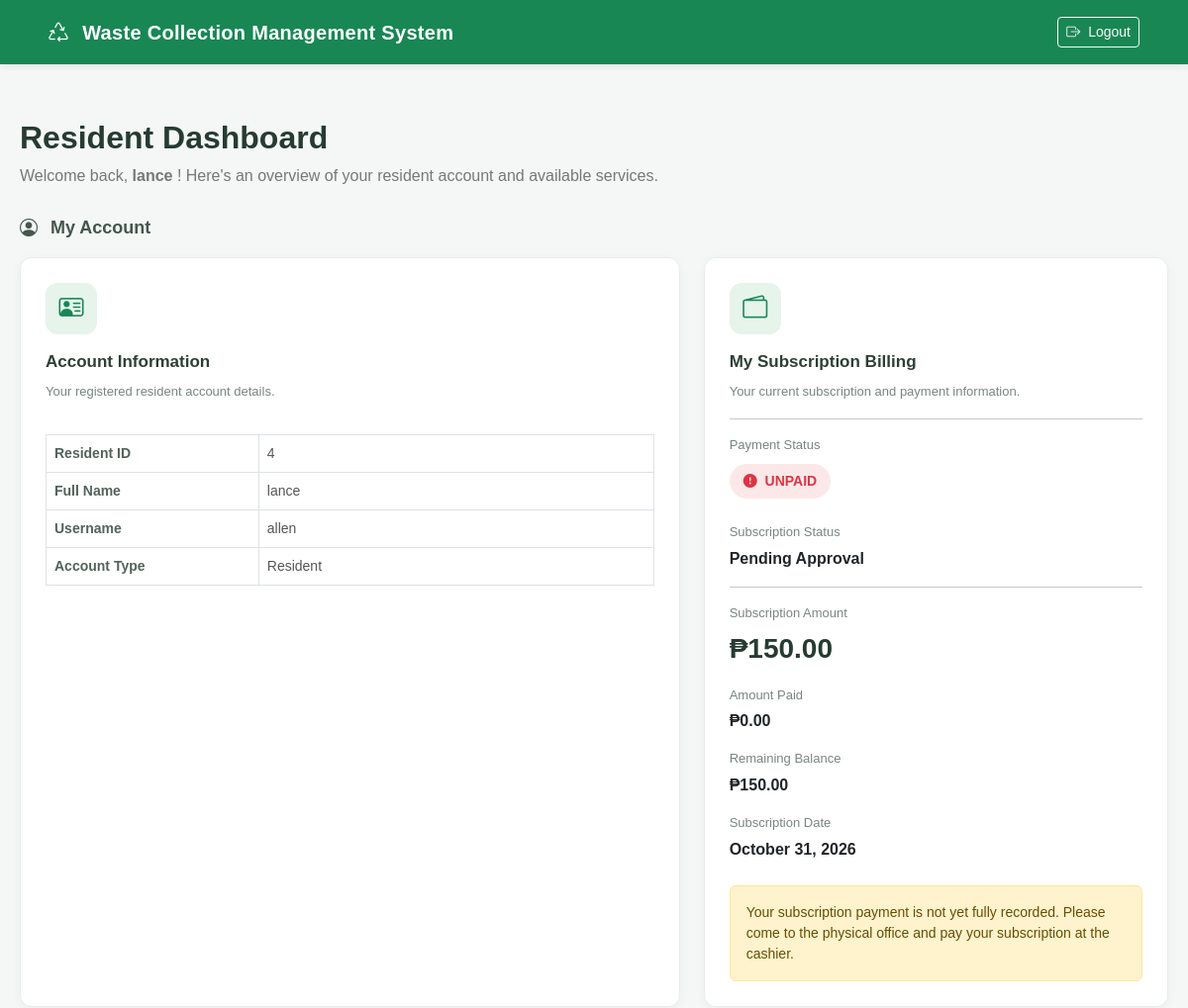
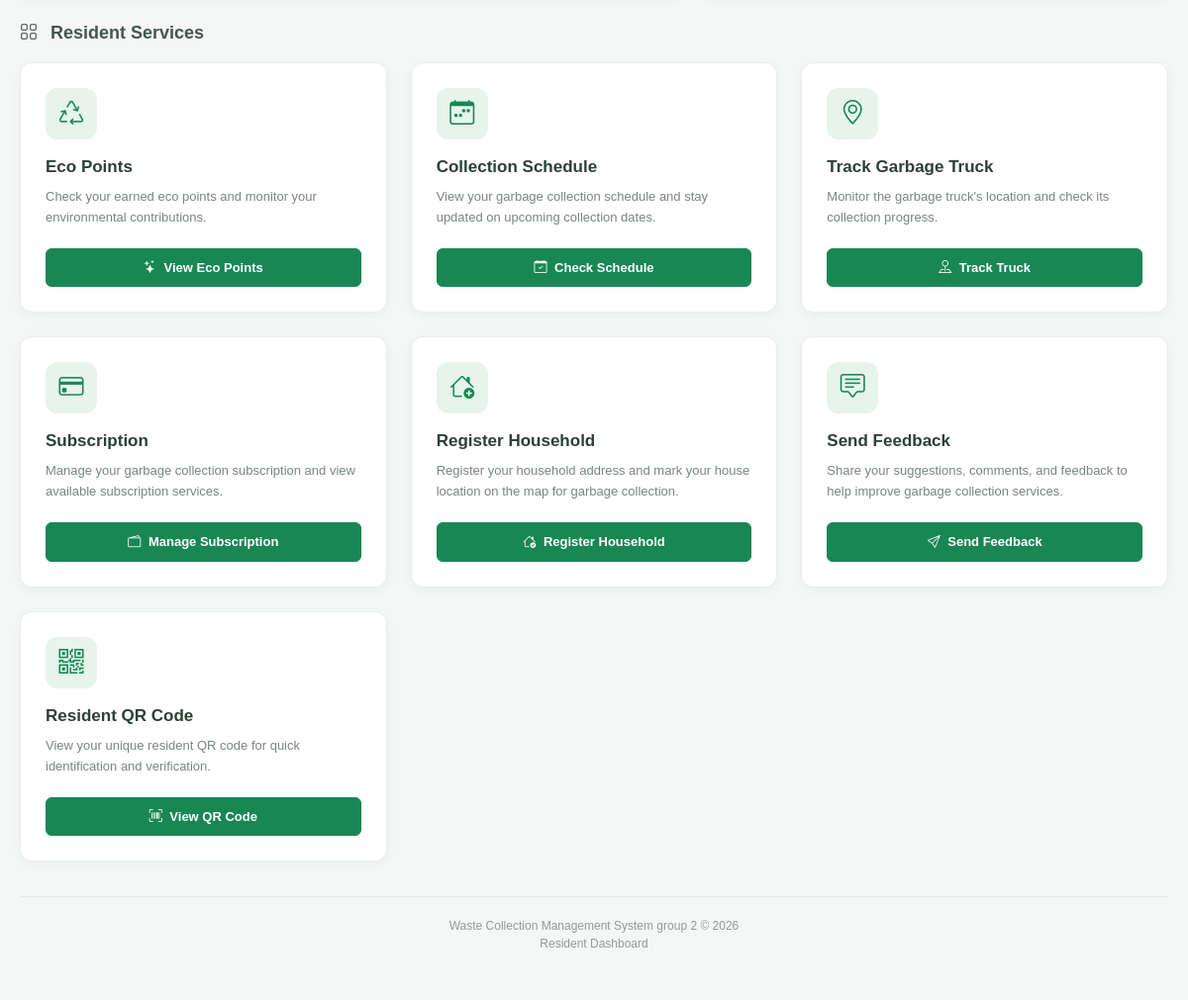
Page /wastesystem/residents/dashboard.php (signed in) on the committed database (2 pictures, top to bottom).
### tables this page shows
CREATE TABLE `users` (
  `id` int(11) NOT NULL,
  `fullname` varchar(255) NOT NULL,
  `users` varchar(255) NOT NULL,
  `password` varchar(255) NOT NULL,
  `role` varchar(11) NOT NULL
);

CREATE TABLE `subscriptions` (
  `id` int(11) NOT NULL,
  `user_id` int(11) NOT NULL,
  `service_fee` decimal(10,2) NOT NULL DEFAULT 150.00,
  `months` int(11) NOT NULL DEFAULT 1,
  `original_amount` decimal(10,2) NOT NULL DEFAULT 150.00,
  `points_redeemed` int(11) NOT NULL DEFAULT 0,
  `discount_amount` decimal(10,2) NOT NULL DEFAULT 0.00,
  `total_amount` decimal(10,2) NOT NULL DEFAULT 150.00,
  `amount_paid` decimal(10,2) NOT NULL DEFAULT 0.00,
  `balance_due` decimal(10,2) NOT NULL DEFAULT 150.00,
  `subscription_status` varchar(50) NOT NULL DEFAULT 'Pending Approval',
  `payment_status` varchar(50) NOT NULL DEFAULT 'Unpaid',
  `created_at` timestamp NOT NULL DEFAULT current_timestamp()
);

### wastesystem/residents/dashboard.php (the view, shortened to what this page needs)
<?php
include "../config/database.php";
$user_id = (int) $_SESSION["user_id"];
$sql = mysqli_prepare(
    $conn,
    "SELECT id, fullname, users, role
     FROM users
     WHERE id = ?
     LIMIT 1"
);
mysqli_stmt_bind_param($sql, "i", $user_id);
mysqli_stmt_execute($sql);
$result = mysqli_stmt_get_result($sql);
$user = mysqli_fetch_assoc($result);
$subscription_sql = mysqli_prepare(
    $conn,
    "SELECT
        total_amount,
        amount_paid,
        balance_due,
        payment_status,
        subscription_status,
        created_at
     FROM subscriptions
     WHERE user_id = ?
     LIMIT 1"
);
mysqli_stmt_bind_param($subscription_sql, "i", $user_id);
mysqli_stmt_execute($subscription_sql);
$subscription_result = mysqli_stmt_get_result($subscription_sql);
$subscription = mysqli_fetch_assoc($subscription_result);
if (!$subscription) {
    $payment_status = "No Subscription";
    $payment_amount = 0;
    $amount_paid = 0;
    $balance_due = 0;
    $subscription_status = "Not Subscribed";
    $subscription_date = null;
} else {
    $payment_status = $subscription["payment_status"];
    $payment_amount = $subscription["total_amount"];
    $amount_paid = $subscription["amount_paid"];
    $balance_due = $subscription["balance_due"];
    $subscription_status = $subscription["subscription_status"];
    $subscription_date = $subscription["created_at"];
}
$is_paid = strtolower($payment_status) == "paid";
?>
<!DOCTYPE html>
<html lang="en">
<head>
    <link href="../assets/vendor/bootstrap/css/bootstrap.min.css" rel="stylesheet">
    <link rel="stylesheet"
        href="https://cdn.jsdelivr.net/npm/bootstrap-icons@1.11.3/font/bootstrap-icons.min.css">
    <link href="../assets/css/style.css" rel="stylesheet">
</head>
<body>
<nav class="navbar navbar-dark">
    <div class="container-fluid px-4">
        <span class="navbar-brand mb-0">
            <i class="bi bi-recycle me-2"></i>
            Waste Collection Management System
        </span>
        <a href="../logout.php" class="btn btn-outline-light btn-sm">
            <i class="bi bi-box-arrow-right me-1"></i>
            Logout
        </a>
    </div>
</nav>
    <div class="dashboard-container">
        <div class="dashboard-header">
            <h2>Resident Dashboard</h2>
            <p>
                Welcome back,
                <strong>
                    <?php echo htmlspecialchars($user["fullname"]); ?>
                </strong>!
                Here's an overview of your resident account and available services.
            </p>
        </div>
        <h6 class="section-title mt-4">
            <i class="bi bi-person-circle me-2"></i>
            My Account
        </h6>
        <div class="row g-4 mb-4">
            <div class="col-lg-7">
                <div class="card dashboard-card">
                    <div class="card-body">
                        <div class="dashboard-icon">
                            <i class="bi bi-person-vcard"></i>
                        </div>
                        <h5>Account Information</h5>
                        <p>
                            Your registered resident account details.
                        </p>
                        <div class="table-responsive">
                            <table class="table table-bordered info-table mt-3">
                                <tr>
                                    <th>Resident ID</th>
                                    <td>
                                        <?php echo htmlspecialchars((string) $user["id"]); ?>
                                    </td>
                                </tr>
                                <tr>
                                    <th>Full Name</th>
                                    <td>
                                        <?php echo htmlspecialchars($user["fullname"]); ?>
                                    </td>
                                </tr>
                                <tr>
                                    <th>Username</th>
                                    <td>
                                        <?php echo htmlspecialchars($user["users"]); ?>
                                    </td>
                                </tr>
                                <tr>
                                    <th>Account Type</th>
                                    <td>Resident</td>
                                </tr>
                            </table>
                        </div>
                    </div>
                </div>
            </div>
            <div class="col-lg-5">
                <div class="card dashboard-card">
                    <div class="card-body">
                        <div class="dashboard-icon">
                            <i class="bi bi-wallet2"></i>
                        </div>
                        <h5>My Subscription Billing</h5>
                        <p>Your current subscription and payment information.</p>
                        <hr>
                        <p class="mb-2">Payment Status</p>
                        <?php if (!$subscription) { ?>
                            <span class="payment-status status-unpaid">
                                NO SUBSCRIPTION
                            </span>
                        <?php } else { ?>
                            <span class="payment-status status-unpaid">
                                <i class="bi bi-exclamation-circle-fill me-1"></i>
                                <?= htmlspecialchars(strtoupper($payment_status)); ?>
                            </span>
                        <?php } ?>
                        <p class="mt-4 mb-1">Subscription Status</p>
                        <strong>
                            <?= htmlspecialchars($subscription_status); ?>
                        </strong>
                        <hr>
                        <p class="mb-1">Subscription Amount</p>
                        <div class="payment-amount">
                            ₱<?= number_format((float)$payment_amount, 2); ?>
                        </div>
                        <p class="mt-3 mb-1">Amount Paid</p>
                        <strong>
                            ₱<?= number_format((float)$amount_paid, 2); ?>
                        </strong>
                        <p class="mt-3 mb-1">Remaining Balance</p>
                        <strong>
                            ₱<?= number_format((float)$balance_due, 2); ?>
                        </strong>
                        <p class="mt-3 mb-1">Subscription Date</p>
                        <strong>
                            <?php
                            echo $subscription_date
                                ? htmlspecialchars(date("F d, Y", strtotime($subscription_date)))
                                : "No subscription yet";
                            ?>
                        </strong>
                        <?php if (!$subscription) { ?>
                            <div class="alert alert-warning mt-4 mb-0 small">
                                You have not subscribed yet.
                                Please visit the Subscription page to register.
                            </div>
                        <?php } elseif (!$is_paid) { ?>
                            <div class="alert alert-warning mt-4 mb-0 small">
                                Your subscription payment is not yet fully recorded.
                                Please come to the physical office and pay your subscription
                                at the cashier.
                            </div>
                        <?php } ?>
                    </div>
                </div>
            </div>
        </div>
        <h6 class="section-title">
            <i class="bi bi-grid me-2"></i>
            Resident Services
        </h6>
        <div class="row g-4 mb-4">
            <div class="col-md-6 col-lg-4">
                <div class="card dashboard-card service-card">
                    <div class="card-body">
                        <div class="dashboard-icon">
                            <i class="bi bi-recycle"></i>
                        </div>
                        <h5>Eco Points</h5>
                        <p>
                            Check your earned eco points and monitor
                            your environmental contributions.
                        </p>
                        <a href="eco_points.php" class="btn btn-success w-100">
                            <i class="bi bi-stars me-1"></i>
                            View Eco Points
                        </a>
                    </div>
                </div>
            </div>
            <div class="col-md-6 col-lg-4">
                <div class="card dashboard-card service-card">
                    <div class="card-body">
                        <div class="dashboard-icon">
                            <i class="bi bi-calendar-week"></i>
                        </div>
                        <h5>Collection Schedule</h5>
                        <p>
                            View your garbage collection schedule
                            and stay updated on upcoming collection dates.
                        </p>
                        <a href="collection_schedule.php" class="btn btn-success w-100">
                            <i class="bi bi-calendar-check me-1"></i>
                            Check Schedule
                        </a>
                    </div>
                </div>
            </div>
            <div class="col-md-6 col-lg-4">
                <div class="card dashboard-card service-card">
                    <div class="card-body">
                        <div class="dashboard-icon">
                            <i class="bi bi-geo-alt"></i>
                        </div>
                        <h5>Track Garbage Truck</h5>
                        <p>
                            Monitor the garbage truck's location
                            and check its collection progress.
                        </p>
                        <a href="track_truck.php" class="btn btn-success w-100">
                            <i class="bi bi-pin-map me-1"></i>
                            Track Truck
                        </a>
                    </div>
                </div>
            </div>
            <div class="col-md-6 col-lg-4">
                <div class="card dashboard-card service-card">
                    <div class="card-body">
                        <div class="dashboard-icon">
                            <i class="bi bi-credit-card"></i>
                        </div>
                        <h5>Subscription</h5>
                        <p>
                            Manage your garbage collection subscription
                            and view available subscription services.
                        </p>
                        <a href="subscription.php" class="btn btn-success w-100">
                            <i class="bi bi-wallet2 me-1"></i>
                            Manage Subscription
                        </a>
                    </div>
                </div>
            </div>
<div class="col-md-6 col-lg-4">
    <div class="card dashboard-card service-card">
        <div class="card-body">
            <div class="dashboard-icon">
                <i class="bi bi-house-add"></i>
            </div>
            <h5>Register Household</h5>
            <p>
                Register your household address and mark your
                house location on the map for garbage collection.
            </p>
            <a href="register_household.php" class="btn btn-success w-100">
                <i class="bi bi-house-check me-1"></i>
                Register Household
            </a>
        </div>
    </div>
</div>
            <div class="col-md-6 col-lg-4">
                <div class="card dashboard-card service-card">
                    <div class="card-body">
                        <div class="dashboard-icon">
                            <i class="bi bi-chat-square-text"></i>
                        </div>
                        <h5>Send Feedback</h5>
                        <p>
                            Share your suggestions, comments, and
                            feedback to help improve garbage collection services.
                        </p>
                        <a href="feedback.php" class="btn btn-success w-100">
                            <i class="bi bi-send me-1"></i>
                            Send Feedback
                        </a>
                    </div>
                </div>
            </div>
            <div class="col-md-6 col-lg-4">
                <div class="card dashboard-card service-card">
                    <div class="card-body">
                        <div class="dashboard-icon">
                            <i class="bi bi-qr-code"></i>
                        </div>
                        <h5>Resident QR Code</h5>
                        <p>
                            View your unique resident QR code for
                            quick identification and verification.
                        </p>
                        <a href="qrcode.php" class="btn btn-success w-100">
                            <i class="bi bi-upc-scan me-1"></i>
                            View QR Code
                        </a>
                    </div>
                </div>
            </div>
        </div>
        <div class="dashboard-footer">
            Waste Collection Management System group 2
            &copy; <?php echo date("Y"); ?>
            <br>
            Resident Dashboard
        </div>
    </div>
</body>
</html>

### rows in the picture
users: fullname "lance", id "4", users "allen"
subscriptions: payment_status "UNPAID", subscription_status "Pending Approval", total_amount "150.00", amount_paid "0.00", balance_due "150.00", created_at "October 31, 2026"
